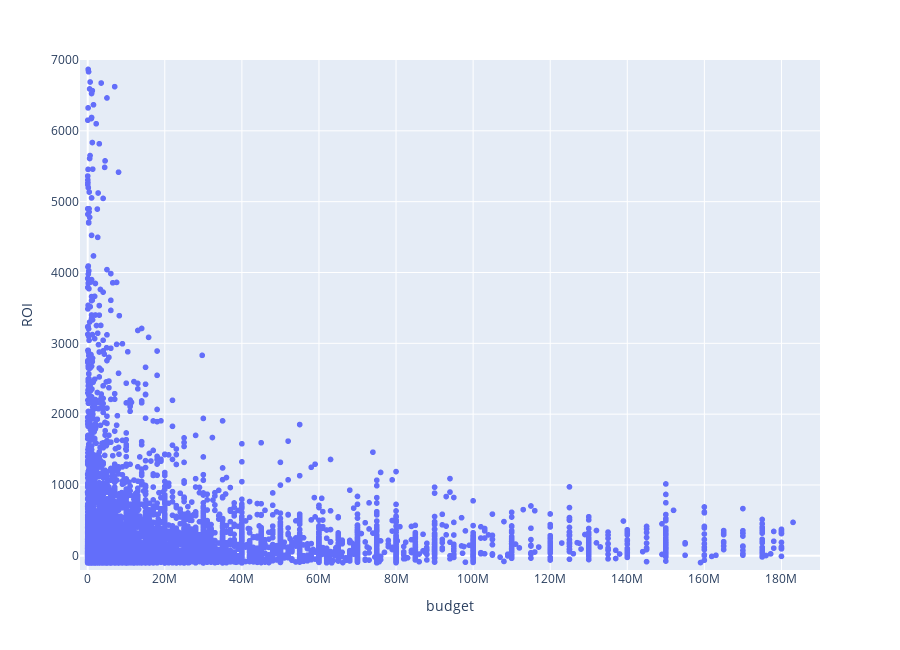

Write notebook code for a chart like this one.
### Code cell
#0. Distribucion de la relacion entre el presupuesto y el beneficio

data = removeOutliers(df, 'budget', 'ROI')
fig = px.scatter(
    data,
    x = "budget",
    y = 'ROI',
    height=650,
    width=900
)
fig.update_xaxes(range=[-2000000, 190000000], row=1, col=1)
fig.update_yaxes(range=[-200, 7000], row=1, col=1)
fig.show()

### Figure 1 — Plotly figure (JSON) as saved in the notebook; plotly's stock layout.template omitted (floating-point values rounded to 4 significant figures; data arrays with more than 128 entries replaced by an {"elided": "..."} marker saying what was removed)
{"data": [{"hovertemplate": "budget=%{x}<br>ROI=%{y}<extra></extra>", "legendgroup": "", "marker": {"color": "#636efa", "symbol": "circle"}, "mode": "markers", "name": "", "showlegend": false, "x": {"elided": "8642 int values"}, "xaxis": "x", "y": {"elided": "8642 float values"}, "yaxis": "y", "type": "scattergl"}], "layout": {"xaxis": {"anchor": "y", "domain": [0.0, 1.0], "title": {"text": "budget"}, "range": [-2000000, 190000000]}, "yaxis": {"anchor": "x", "domain": [0.0, 1.0], "title": {"text": "ROI"}, "range": [-200, 7000]}, "legend": {"tracegroupgap": 0}, "margin": {"t": 60}, "height": 650, "width": 900}}
